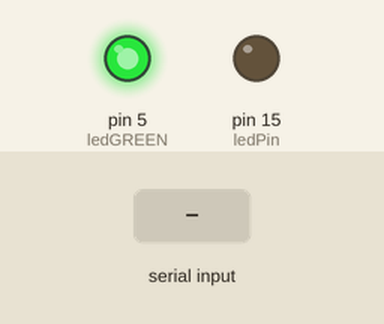
This sketch was run on a simulated Arduino Uno, built with avr-gcc and run on an emulated ATmega328P. Parts: output pins drawn as LEDs (lit = HIGH). The test bench sets the inputs (shaded band).

Above: at 2.1 s.
2.2 s: "90,45\n" received over the second serial link
At 3.5 s:
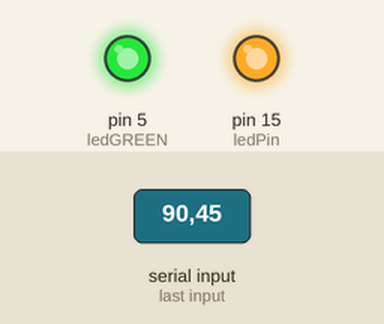
5.2 s: "30,150\n" received over the second serial link
At 8.0 s:
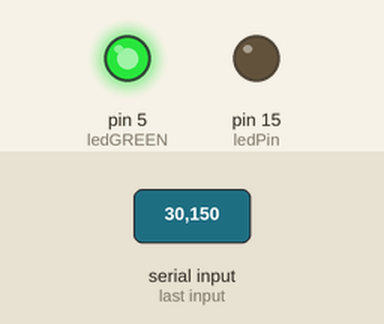
8.2 s: "5\n" received over the second serial link
At 8.9 s:
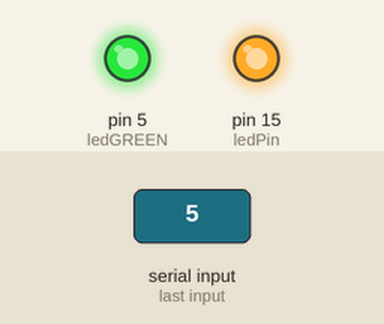
Timing chart, 0 to 11.6 s (numbered marks = the images above; inputs shaded):
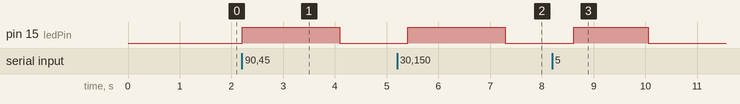

The sketch:

btledtestslaveTXRX.ino
```cpp
#include <SoftwareSerial.h>
#define ledPin 15
#define ledGREEN 5

SoftwareSerial mySlave(10, 14); //rx,tx
//int state = 0;
void setup() {
  //Serial.begin(38400); // Default communication rate of the Bluetooth module
  mySlave.begin(38400);
  pinMode(ledPin, OUTPUT);
  pinMode(ledGREEN,OUTPUT);
  digitalWrite(ledPin, LOW);
  digitalWrite(ledGREEN, HIGH);

}
void loop() {
  delay(441);
 if(mySlave.available() > 0){ // Checks whether data is comming from the serial port
    float state = mySlave.parseFloat();// Reads the data from the serial port
    Serial.println(state);

  if (state < 1) {
    digitalWrite(ledPin, LOW); // Turn LED OFF
    //Serial.println("LED: OFF"); // Send back, to the phone, the String "LED: ON"
  }

  else if (state >= 1) {
    digitalWrite(ledPin, HIGH);
    //Serial.println("LED: ON");
  }
 }
}
```

Measured:
- after the input at 2.2 s, pin 15 (ledPin): LOW → HIGH at once, → LOW 1.9 s later
- after the input at 5.2 s, pin 15 (ledPin): LOW → HIGH after 0.21 s, → LOW 1.9 s later
- after the input at 8.2 s, pin 15 (ledPin): LOW → HIGH after 0.42 s, → LOW 1.4 s later
